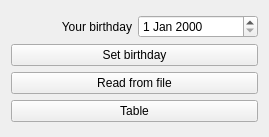
<?xml version="1.0" encoding="UTF-8"?>
<ui version="4.0">
 <class>WidgTask1</class>
 <widget class="QWidget" name="WidgTask1">
  <property name="geometry">
   <rect>
    <x>0</x>
    <y>0</y>
    <width>269</width>
    <height>137</height>
   </rect>
  </property>
  <property name="windowTitle">
   <string>Form</string>
  </property>
  <layout class="QVBoxLayout" name="verticalLayout_2">
   <item>
    <layout class="QVBoxLayout" name="verticalLayout">
     <item>
      <layout class="QHBoxLayout" name="horizontalLayout">
       <item>
        <widget class="QLabel" name="label">
         <property name="text">
          <string>Your birthday</string>
         </property>
         <property name="alignment">
          <set>Qt::AlignRight|Qt::AlignTrailing|Qt::AlignVCenter</set>
         </property>
        </widget>
       </item>
       <item>
        <widget class="QDateEdit" name="dateEdit"/>
       </item>
      </layout>
     </item>
     <item>
      <widget class="QPushButton" name="birthBtn">
       <property name="text">
        <string>Set birthday</string>
       </property>
      </widget>
     </item>
     <item>
      <widget class="QPushButton" name="buttonRead">
       <property name="text">
        <string>Read from file</string>
       </property>
      </widget>
     </item>
     <item>
      <widget class="QPushButton" name="pushButton">
       <property name="text">
        <string>Table</string>
       </property>
      </widget>
     </item>
    </layout>
   </item>
  </layout>
 </widget>
 <resources/>
 <connections/>
</ui>
